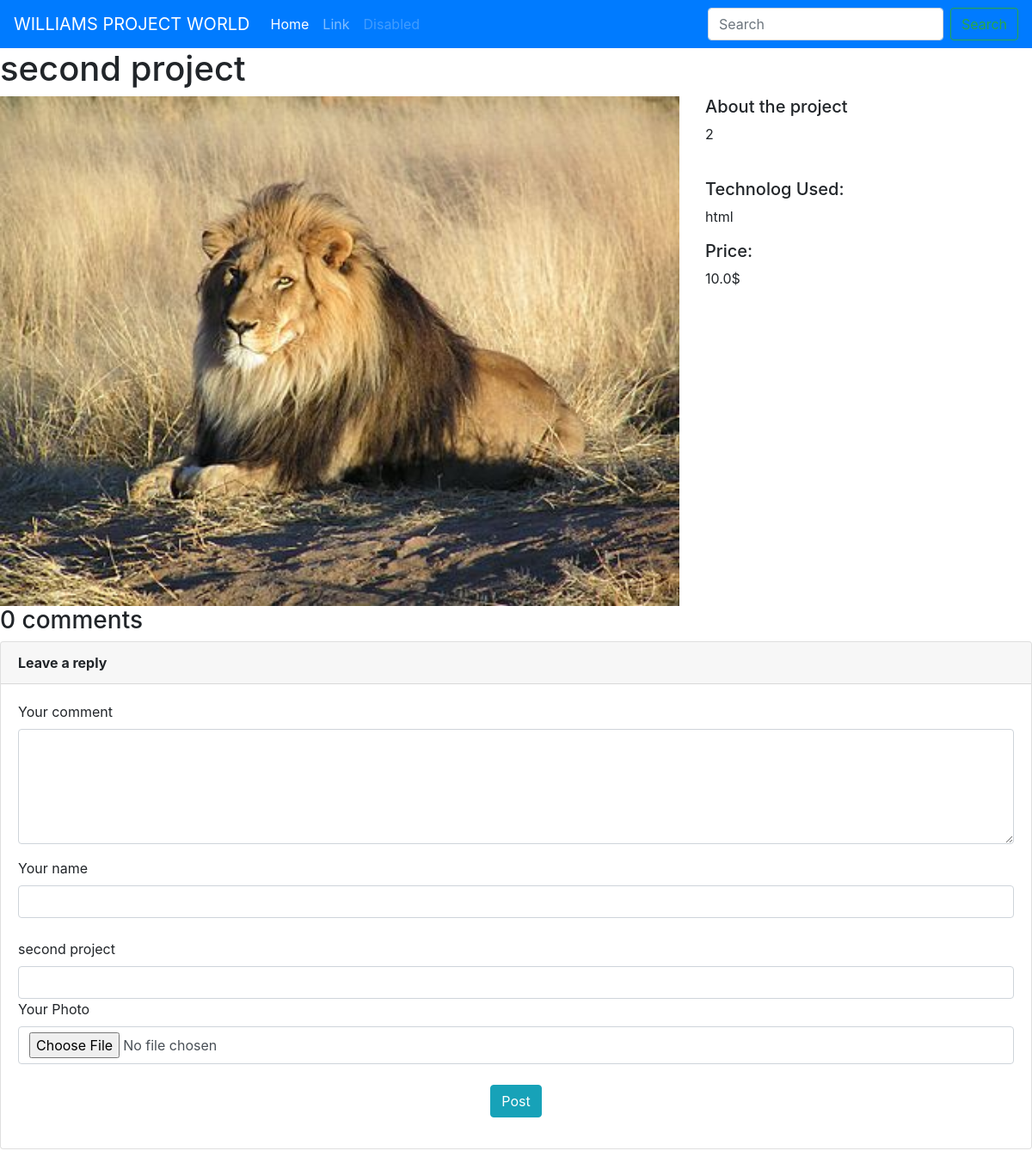
Page /2/ on the committed database.
### App/models.py (models this page shows)
class Project(models.Model):
    title=models.CharField(max_length=200)
    description=models.TextField()
    technology=models.CharField(max_length=100)
    price=models.FloatField()
    image=models.FilePathField(path="img")

### App/views.py (the view, shortened to what this page needs)
# urls.py: path('<int:pk>/',views.project_detail,name="project_detail"), #primary key like a SSN, one project
def project_detail(request,pk): #pk is primary key
    project = Project.objects.get(pk=pk) #to get one project, we need to use get. private info.
    post = Post.objects.filter(projects=project) #post.objects all the objects. all the post related to current project
    context = {
        'project':project,
        'posts':post, #all post and project
    }
    return render(request,'project_detail.html',context) #context stores the data from view to html.

### templates/project_detail.html (shortened to what this page needs)
{% extends "base.html" %}
{% load static %}
{% block content %}
<h1>{{ project.title }}</h1>
<div class ="row">
<div class="col-md-8">
<img src="{% static project.image %}" alt ="" width="100%">
</div>
<div class="col-md-4">
<h5>About the project</h5>
<p> {{ project.description }}</p>
<br>
<h5>Technolog Used:</h5>
<p>{{ project.technology }}</p>
<h5>Price:</h5>
<p>{{ project.price }}$</p>
</div>
</div>
<div>
<h3>{{ posts.count }} comments</h3>
<div class="card mb-3 wow fadeIn">
    <div class="card-header font-weight-bold">Leave a reply</div>
    <div class="card-body">
        <form method="POST" enctype="multipart/form-data">
            <div class="form-group">
                <label for="replyFormComment">Your comment</label>
                <textarea class="form-control" name="comment" rows="5"></textarea>
            </div>
            <label for="replyFormName">Your name</label>
            <input type="text" name="title" class="form-control">
            <br>
            <label for="replyFormEmail">{{ project.title }}</label>
            <input type="text" name="project" class="form-control">
 <label for="profileimg">Your Photo</label>
            <input type="file" name="profilephoto" class="form-control">
            <div class="text-center mt-4">
                <button class="btn btn-info btn-md" type="submit">Post</button>
            </div>
        </form>
    </div>
</div>
</div>
{% endblock %}

### rows in the picture
Project: title "second project", image (picture), description "2", technology "html", price "10.0"

### other values in the picture
{{ posts.count }} "0"
